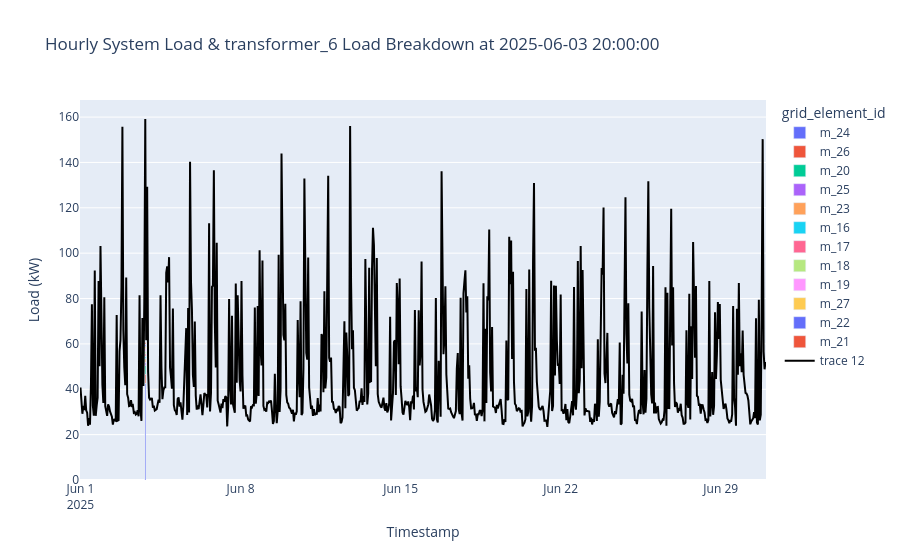

Notebook source saved alongside this figure:
### Markdown cell above
### Coincident Peak (CP)

### Code cell
# Filter the raw data `df_feeder` to the given feeder max load timestamp for Coincident Peak (CP).
df_feeder_cp = df_feeder.loc[df_feeder["timestamp"] == system_max_time].copy()

# Plot the system load and feeder load breakdown.
plot_line_bar(
    df_feeder,
    df_system_agg,
    df_feeder_cp,
    title="Hourly System Load & {} Load Breakdown at {}".format(
        feeder_id, system_max_time
    ),
)

### Figure 1 — Plotly figure (JSON) as saved in the notebook; plotly's stock layout.template omitted (floating-point values rounded to 4 significant figures; data arrays with more than 128 entries replaced by an {"elided": "..."} marker saying what was removed)
{"data": [{"hovertemplate": "grid_element_id=m_24<br>Timestamp=%{x}<br>Load (kW)=%{y}<extra></extra>", "legendgroup": "m_24", "marker": {"color": "#636efa", "pattern": {"shape": ""}}, "name": "m_24", "orientation": "v", "showlegend": true, "textangle": 0, "textposition": "auto", "texttemplate": "%{y}", "type": "bar", "x": {"elided": "720 str values"}, "xaxis": "x", "y": {"elided": "720 float values"}, "yaxis": "y"}, {"hovertemplate": "grid_element_id=m_26<br>Timestamp=%{x}<br>Load (kW)=%{y}<extra></extra>", "legendgroup": "m_26", "marker": {"color": "#EF553B", "pattern": {"shape": ""}}, "name": "m_26", "orientation": "v", "showlegend": true, "textangle": 0, "textposition": "auto", "texttemplate": "%{y}", "type": "bar", "x": {"elided": "720 str values"}, "xaxis": "x", "y": {"elided": "720 float values"}, "yaxis": "y"}, {"hovertemplate": "grid_element_id=m_20<br>Timestamp=%{x}<br>Load (kW)=%{y}<extra></extra>", "legendgroup": "m_20", "marker": {"color": "#00cc96", "pattern": {"shape": ""}}, "name": "m_20", "orientation": "v", "showlegend": true, "textangle": 0, "textposition": "auto", "texttemplate": "%{y}", "type": "bar", "x": {"elided": "720 str values"}, "xaxis": "x", "y": {"elided": "720 float values"}, "yaxis": "y"}, {"hovertemplate": "grid_element_id=m_25<br>Timestamp=%{x}<br>Load (kW)=%{y}<extra></extra>", "legendgroup": "m_25", "marker": {"color": "#ab63fa", "pattern": {"shape": ""}}, "name": "m_25", "orientation": "v", "showlegend": true, "textangle": 0, "textposition": "auto", "texttemplate": "%{y}", "type": "bar", "x": {"elided": "720 str values"}, "xaxis": "x", "y": {"elided": "720 float values"}, "yaxis": "y"}, {"hovertemplate": "grid_element_id=m_23<br>Timestamp=%{x}<br>Load (kW)=%{y}<extra></extra>", "legendgroup": "m_23", "marker": {"color": "#FFA15A", "pattern": {"shape": ""}}, "name": "m_23", "orientation": "v", "showlegend": true, "textangle": 0, "textposition": "auto", "texttemplate": "%{y}", "type": "bar", "x": {"elided": "720 str values"}, "xaxis": "x", "y": {"elided": "720 float values"}, "yaxis": "y"}, {"hovertemplate": "grid_element_id=m_16<br>Timestamp=%{x}<br>Load (kW)=%{y}<extra></extra>", "legendgroup": "m_16", "marker": {"color": "#19d3f3", "pattern": {"shape": ""}}, "name": "m_16", "orientation": "v", "showlegend": true, "textangle": 0, "textposition": "auto", "texttemplate": "%{y}", "type": "bar", "x": {"elided": "720 str values"}, "xaxis": "x", "y": {"elided": "720 float values"}, "yaxis": "y"}, {"hovertemplate": "grid_element_id=m_17<br>Timestamp=%{x}<br>Load (kW)=%{y}<extra></extra>", "legendgroup": "m_17", "marker": {"color": "#FF6692", "pattern": {"shape": ""}}, "name": "m_17", "orientation": "v", "showlegend": true, "textangle": 0, "textposition": "auto", "texttemplate": "%{y}", "type": "bar", "x": {"elided": "720 str values"}, "xaxis": "x", "y": {"elided": "720 float values"}, "yaxis": "y"}, {"hovertemplate": "grid_element_id=m_18<br>Timestamp=%{x}<br>Load (kW)=%{y}<extra></extra>", "legendgroup": "m_18", "marker": {"color": "#B6E880", "pattern": {"shape": ""}}, "name": "m_18", "orientation": "v", "showlegend": true, "textangle": 0, "textposition": "auto", "texttemplate": "%{y}", "type": "bar", "x": {"elided": "720 str values"}, "xaxis": "x", "y": {"elided": "720 float values"}, "yaxis": "y"}, {"hovertemplate": "grid_element_id=m_19<br>Timestamp=%{x}<br>Load (kW)=%{y}<extra></extra>", "legendgroup": "m_19", "marker": {"color": "#FF97FF", "pattern": {"shape": ""}}, "name": "m_19", "orientation": "v", "showlegend": true, "textangle": 0, "textposition": "auto", "texttemplate": "%{y}", "type": "bar", "x": {"elided": "720 str values"}, "xaxis": "x", "y": {"elided": "720 float values"}, "yaxis": "y"}, {"hovertemplate": "grid_element_id=m_27<br>Timestamp=%{x}<br>Load (kW)=%{y}<extra></extra>", "legendgroup": "m_27", "marker": {"color": "#FECB52", "pattern": {"shape": ""}}, "name": "m_27", "orientation": "v", "showlegend": true, "textangle": 0, "textposition": "auto", "texttemplate": "%{y}", "type": "bar", "x": {"elided": "720 str values"}, "xaxis": "x", "y": {"elided": "720 float values"}, "yaxis": "y"}, {"hovertemplate": "grid_element_id=m_22<br>Timestamp=%{x}<br>Load (kW)=%{y}<extra></extra>", "legendgroup": "m_22", "marker": {"color": "#636efa", "pattern": {"shape": ""}}, "name": "m_22", "orientation": "v", "showlegend": true, "textangle": 0, "textposition": "auto", "texttemplate": "%{y}", "type": "bar", "x": {"elided": "720 str values"}, "xaxis": "x", "y": {"elided": "720 float values"}, "yaxis": "y"}, {"hovertemplate": "grid_element_id=m_21<br>Timestamp=%{x}<br>Load (kW)=%{y}<extra></extra>", "legendgroup": "m_21", "marker": {"color": "#EF553B", "pattern": {"shape": ""}}, "name": "m_21", "orientation": "v", "showlegend": true, "textangle": 0, "textposition": "auto", "texttemplate": "%{y}", "type": "bar", "x": {"elided": "720 str values"}, "xaxis": "x", "y": {"elided": "720 float values"}, "yaxis": "y"}, {"line": {"color": "black"}, "type": "scatter", "x": {"elided": "720 str values"}, "y": {"elided": "720 float values"}}], "layout": {"barmode": "stack", "legend": {"title": {"text": "grid_element_id"}, "tracegroupgap": 0}, "title": {"text": "Hourly System Load & transformer_6 Load Breakdown at 2025-06-03 20:00:00"}, "xaxis": {"anchor": "y", "domain": [0.0, 1.0], "title": {"text": "Timestamp"}}, "yaxis": {"anchor": "x", "domain": [0.0, 1.0], "title": {"text": "Load (kW)"}}}}
